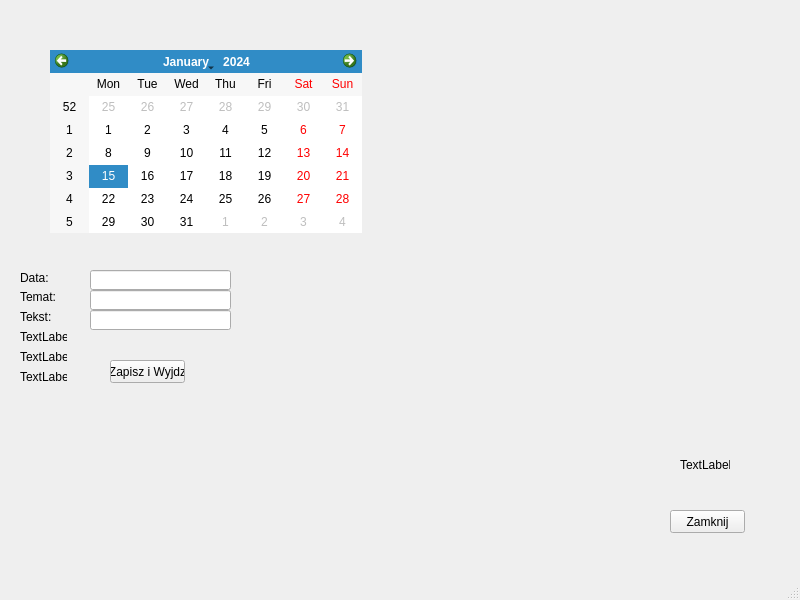
<?xml version="1.0" encoding="UTF-8"?>
<ui version="4.0">
 <class>AddSpecialDatesImportant</class>
 <widget class="QMainWindow" name="AddSpecialDatesImportant">
  <property name="geometry">
   <rect>
    <x>0</x>
    <y>0</y>
    <width>800</width>
    <height>600</height>
   </rect>
  </property>
  <property name="windowTitle">
   <string>MainWindow</string>
  </property>
  <widget class="QWidget" name="centralwidget">
   <widget class="QPushButton" name="pushButton">
    <property name="geometry">
     <rect>
      <x>670</x>
      <y>510</y>
      <width>75</width>
      <height>23</height>
     </rect>
    </property>
    <property name="text">
     <string>Zamknij</string>
    </property>
   </widget>
   <widget class="QCalendarWidget" name="calendarWidget">
    <property name="geometry">
     <rect>
      <x>50</x>
      <y>50</y>
      <width>312</width>
      <height>183</height>
     </rect>
    </property>
   </widget>
   <widget class="QLabel" name="label">
    <property name="geometry">
     <rect>
      <x>20</x>
      <y>270</y>
      <width>61</width>
      <height>16</height>
     </rect>
    </property>
    <property name="text">
     <string>Data:</string>
    </property>
   </widget>
   <widget class="QLabel" name="label_2">
    <property name="geometry">
     <rect>
      <x>20</x>
      <y>290</y>
      <width>47</width>
      <height>13</height>
     </rect>
    </property>
    <property name="text">
     <string>Temat:</string>
    </property>
   </widget>
   <widget class="QLabel" name="label_3">
    <property name="geometry">
     <rect>
      <x>20</x>
      <y>310</y>
      <width>47</width>
      <height>13</height>
     </rect>
    </property>
    <property name="text">
     <string>Tekst:</string>
    </property>
   </widget>
   <widget class="QLabel" name="label_4">
    <property name="geometry">
     <rect>
      <x>20</x>
      <y>330</y>
      <width>47</width>
      <height>13</height>
     </rect>
    </property>
    <property name="text">
     <string>TextLabel</string>
    </property>
   </widget>
   <widget class="QLabel" name="label_5">
    <property name="geometry">
     <rect>
      <x>20</x>
      <y>350</y>
      <width>47</width>
      <height>13</height>
     </rect>
    </property>
    <property name="text">
     <string>TextLabel</string>
    </property>
   </widget>
   <widget class="QLabel" name="label_6">
    <property name="geometry">
     <rect>
      <x>20</x>
      <y>370</y>
      <width>47</width>
      <height>13</height>
     </rect>
    </property>
    <property name="text">
     <string>TextLabel</string>
    </property>
   </widget>
   <widget class="QLineEdit" name="lineEdit">
    <property name="geometry">
     <rect>
      <x>90</x>
      <y>270</y>
      <width>141</width>
      <height>20</height>
     </rect>
    </property>
   </widget>
   <widget class="QLineEdit" name="lineEdit_2">
    <property name="geometry">
     <rect>
      <x>90</x>
      <y>290</y>
      <width>141</width>
      <height>20</height>
     </rect>
    </property>
   </widget>
   <widget class="QLineEdit" name="lineEdit_3">
    <property name="geometry">
     <rect>
      <x>90</x>
      <y>310</y>
      <width>141</width>
      <height>20</height>
     </rect>
    </property>
   </widget>
   <widget class="QPushButton" name="pushButton_2">
    <property name="geometry">
     <rect>
      <x>110</x>
      <y>360</y>
      <width>75</width>
      <height>23</height>
     </rect>
    </property>
    <property name="text">
     <string>Zapisz i Wyjdz</string>
    </property>
   </widget>
   <widget class="QLabel" name="lblCheckOkNo">
    <property name="geometry">
     <rect>
      <x>680</x>
      <y>440</y>
      <width>50</width>
      <height>50</height>
     </rect>
    </property>
    <property name="text">
     <string>TextLabel</string>
    </property>
   </widget>
  </widget>
  <widget class="QMenuBar" name="menubar">
   <property name="geometry">
    <rect>
     <x>0</x>
     <y>0</y>
     <width>800</width>
     <height>21</height>
    </rect>
   </property>
  </widget>
  <widget class="QStatusBar" name="statusbar"/>
 </widget>
 <resources/>
 <connections/>
</ui>
